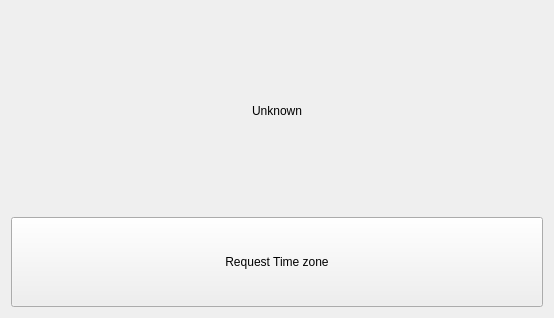
<?xml version="1.0" encoding="UTF-8"?>
<ui version="4.0">
 <class>Widget</class>
 <widget class="QWidget" name="Widget">
  <property name="geometry">
   <rect>
    <x>0</x>
    <y>0</y>
    <width>554</width>
    <height>318</height>
   </rect>
  </property>
  <property name="windowTitle">
   <string>Widget</string>
  </property>
  <layout class="QGridLayout" name="gridLayout">
   <item row="0" column="0">
    <widget class="QLabel" name="labelTimezone">
     <property name="text">
      <string>Unknown</string>
     </property>
     <property name="alignment">
      <set>Qt::AlignCenter</set>
     </property>
    </widget>
   </item>
   <item row="1" column="0">
    <widget class="QPushButton" name="pushButtonRequestTimezone">
     <property name="minimumSize">
      <size>
       <width>0</width>
       <height>90</height>
      </size>
     </property>
     <property name="text">
      <string>Request Time zone</string>
     </property>
    </widget>
   </item>
  </layout>
 </widget>
 <resources/>
 <connections/>
</ui>
